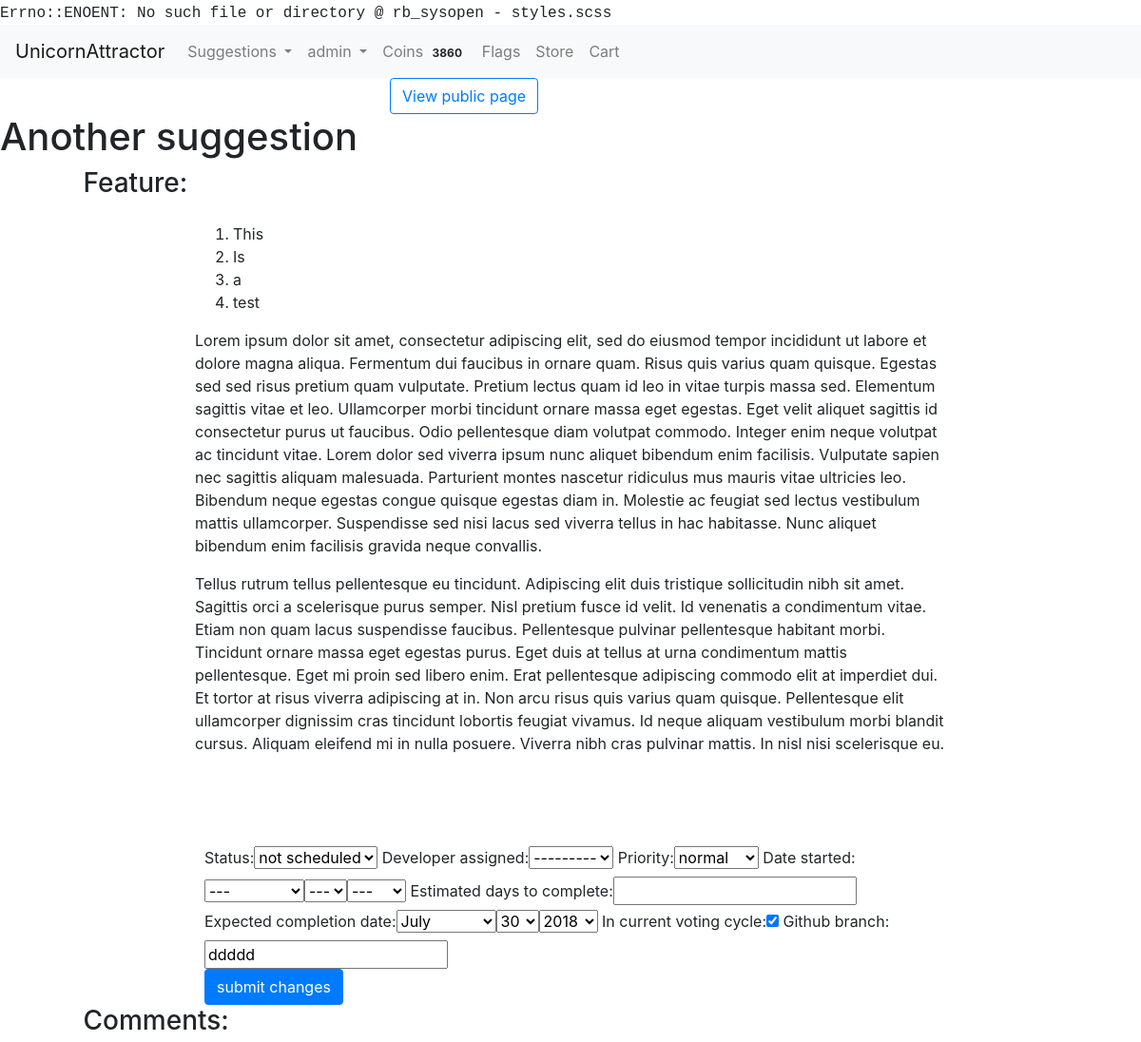
Page /suggestions/admin/105 (signed in, upper part) on the earlier database version.
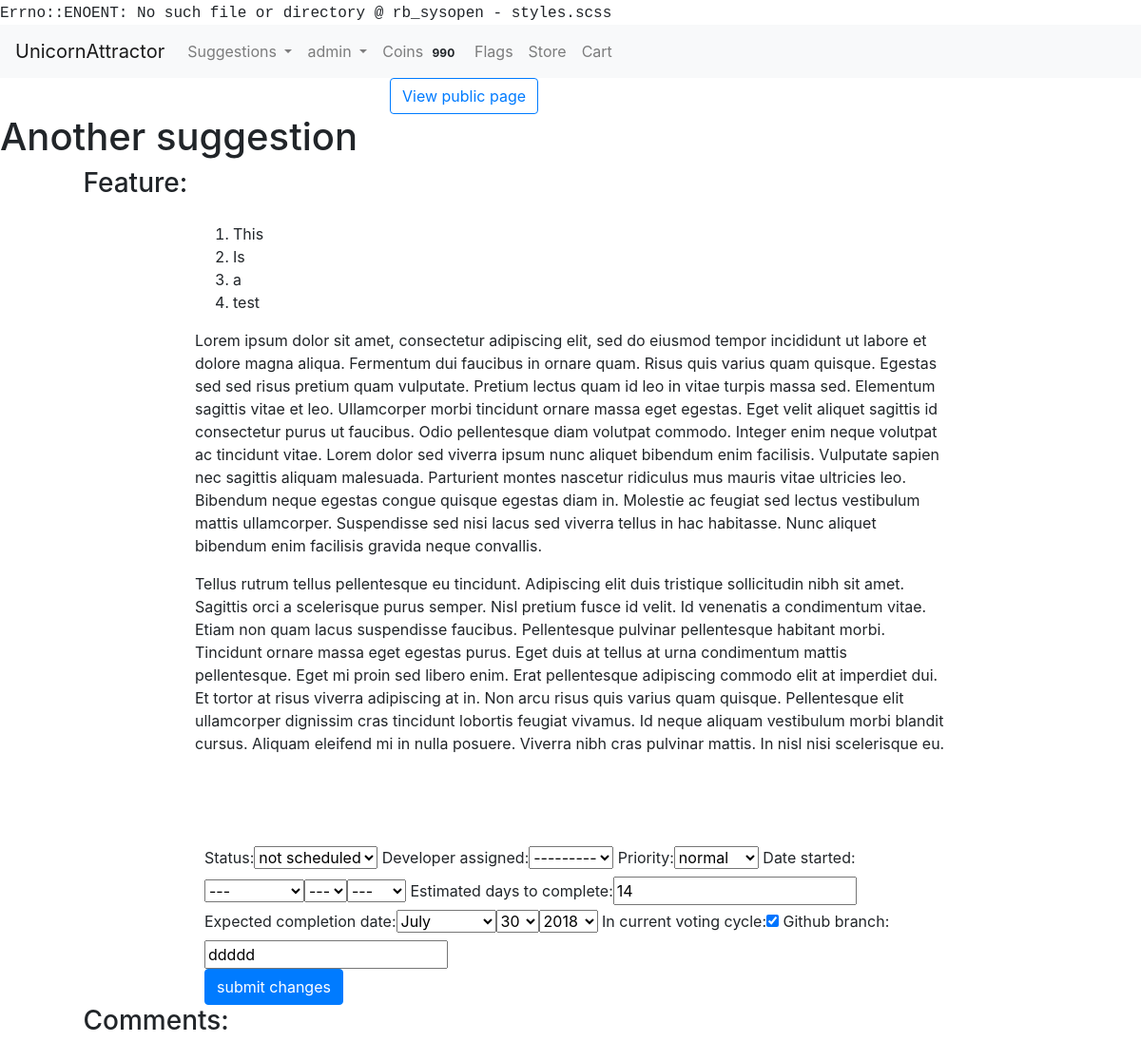
Same page on the later database version.
### usersuggestions/models.py (models this page shows, shortened)
class SuggestionAdminPage(models.Model):
    status_choices = ((0, "not scheduled"), (1, "scheduled"), (2, "in progress"), (3, "completed"))
    priority_choices = ((0, "low"), (1, 'normal'), (2, 'high'))
    suggestion = models.ForeignKey(Suggestion, null=False, on_delete=models.CASCADE)
    status = models.PositiveSmallIntegerField(choices=status_choices, default=0)
    developer_assigned = models.ForeignKey(User, null=True, blank=True, on_delete=models.PROTECT)
    priority = models.PositiveSmallIntegerField(choices=priority_choices, null=True, blank=True, default=1)
    date_started = models.DateField(null=True, blank=True)
    estimated_days_to_complete = models.PositiveSmallIntegerField(null=True, blank=True)
    expected_completion_date = models.DateField(null=True, blank=True)
    date_completed = models.DateField(null=True, blank=True)
    in_current_voting_cycle = models.BooleanField(blank=False, default=True)
    github_branch = models.CharField(null=True, blank=True, max_length=50)
    was_successful = models.NullBooleanField(blank=True, null=True)
    current_winner = models.BooleanField(blank=False, default=False)

### usersuggestions/views.py (the view, shortened to what this page needs)
# urls.py: url(r'^admin/(?P<id>\d+)', render_suggestion_admin_page, name="admin_page"),
@login_required
def render_suggestion_admin_page(request, id):
    if not request.user.is_staff:
        return redirect("view_suggestion", id=id)
    suggestion = get_object_or_404(Suggestion, id=id)
    admin_page_values = get_object_or_404(SuggestionAdminPage, suggestion=suggestion)
    form = SuggestionAdminPageForm(instance=admin_page_values)
    comment_form = CommentForm(initial={"user": request.user, "suggestion": suggestion, "admin_page_comment": True, })
    comments = return_admin_suggestion_comments(suggestion)
    return render(request, "suggestion_admin_page.html",
                  {"form": form, "comment_form": comment_form, "comments": comments, "suggestion": suggestion})

### usersuggestions/forms.py
class SuggestionAdminPageForm(forms.ModelForm):
    def __init__(self, *args, **kwargs):
        super(SuggestionAdminPageForm, self).__init__(*args, **kwargs)
        self.fields["developer_assigned"].queryset = User.objects.filter(is_staff=True)
    class Meta:
        model = SuggestionAdminPage
        exclude = ["was_successful", "current_winner", "date_completed"]
        widgets = {"suggestion": forms.HiddenInput(), "date_started": forms.SelectDateWidget(),
                   "expected_completion_date": forms.SelectDateWidget(),
                   "estimated_days_to_complete": forms.NumberInput()}

class CommentForm(forms.ModelForm):
    class Meta:
        model = Comment
        exclude = ["date_time"]
        widgets = {"user": forms.HiddenInput(), "suggestion": forms.HiddenInput(),
                   "admin_page_comment": forms.HiddenInput()}

### accounts/models.py (called while the page is built)
    def __str__(self):
        return self.username

### market/cart.py (called while the page is built)
    def __len__(self):
        return sum(item['quantity'] for item in self.cart.values())

### market/coins.py (called while the page is built)
def return_user_coins(user):
    UserCoins.objects.get_or_create(user=user)
    user_row = UserCoins.objects.get(user=user)
    return user_row.coins

### usersuggestions/templates/suggestion_admin_page.html (shortened to what this page needs)
{% extends 'base.html' %} {% block title %} Suggestion Admin Page {% endblock %} {% load bootstrap_tags %}  {% block content %}
<main id="view-suggestion">
    <div class="row btn-row">
        <div class="col-xs-6 col-md-4 offset-xs-3 offset-md-4">
            <a class="btn btn-outline-primary" href="{% url 'view_suggestion' suggestion.id %}" role="button">View
                public page</a>
        </div>
    </div>
    <h1 id="suggestion-title">{{ suggestion.title }}</h1>
    <div class="row">
        <div class="offset-1">
            <h3 id="details-title">{{ suggestion.get_is_feature_display }}:</h3>
        </div>
    </div>
    <div class="row">
        <div class="col-xs-10 col-md-8 offset-xs-1 offset-md-2">
            <div id="details-section">
                <p>{{ suggestion.details|safe }}</p>
            </div>
        </div>
    </div>
    <div class="col-xs-10 col-md-8 offset-md-2 offset-xs-1">
        <form id="admin-page-form" method="POST">
            {{ form|as_bootstrap }}
            <input type="submit" class="btn btn-primary" value="submit changes" name="adminPageSubmit">
        </form>
    </div>
</main>
<footer id="suggestion-comments">
    <div id="comments">
        <div class="row">
            <div class="offset-1">
                <h3 id="comments-title">Comments:</h3>
            </div>
        </div>
    </div>
</footer>
{% endblock %}

### templates/base.html (shortened to what this page needs)
<!DOCTYPE html> {% load staticfiles %}
<html lang="en">
<head>
    <link rel="stylesheet" href="https://maxcdn.bootstrapcdn.com/bootstrap/4.0.0/css/bootstrap.min.css">
    <link rel="stylesheet" href="{% static 'css/styles.css' %}">
</head>
<body>
    <nav class="navbar navbar-expand-lg navbar-light bg-light justify-content-between">
        <a class="navbar-brand website-title" href="{% url 'home' %}">UnicornAttractor</a>
        <div class="collapse navbar-collapse" id="navbarSupportedContent">
            <ul class="navbar-nav mr-auto">
                <li class="nav-item dropdown">
                    <a class="nav-link dropdown-toggle" href="{% url 'issue_tracker' %}" id="navbarDropdown" role="button" data-toggle="dropdown" aria-haspopup="true" aria-expanded="false">
                        Suggestions
                    </a>
                </li>
                {% if user.is_authenticated %}
                <li class="nav-item dropdown">
                    <a class="nav-link dropdown-toggle" href="#" id="navbarDropdownUser" role="button" data-toggle="dropdown" aria-haspopup="true" aria-expanded="false">
                        {{ user.username }}
                    </a>
                </li>
                {% if coins_are_enabled %}
                <li class="nav-item">
                    <a class="nav-link" href="{% url 'earn_coins' %}"> Coins <span class="badge badge-light">{{ usercoins }}</span></a>
                </li>
                {% endif %} {% endif %} {% if request.user.is_staff %}
                <li class="nav-item">
                    <a class="nav-link" href="{% url 'flags' %}">Flags</a>
                </li>
                {% endif %}
                <li class="nav-item">
                    <a class="nav-link" href="{% url 'store' %}">Store</a>
                </li>
                <li class="nav-item">
                    <a class="nav-link" href="{% url 'view_cart' %}">Cart </a>
                </li>
            </ul>
        </div>
    </nav>
    {% block content %}{% endblock %}
</body>
</html>

Differences in the rows shown:
changed SuggestionAdminPage "not scheduled": estimated_days_to_complete (not shown) → "14"
Other differences:
{{ usercoins }}: "3860" → "990"
